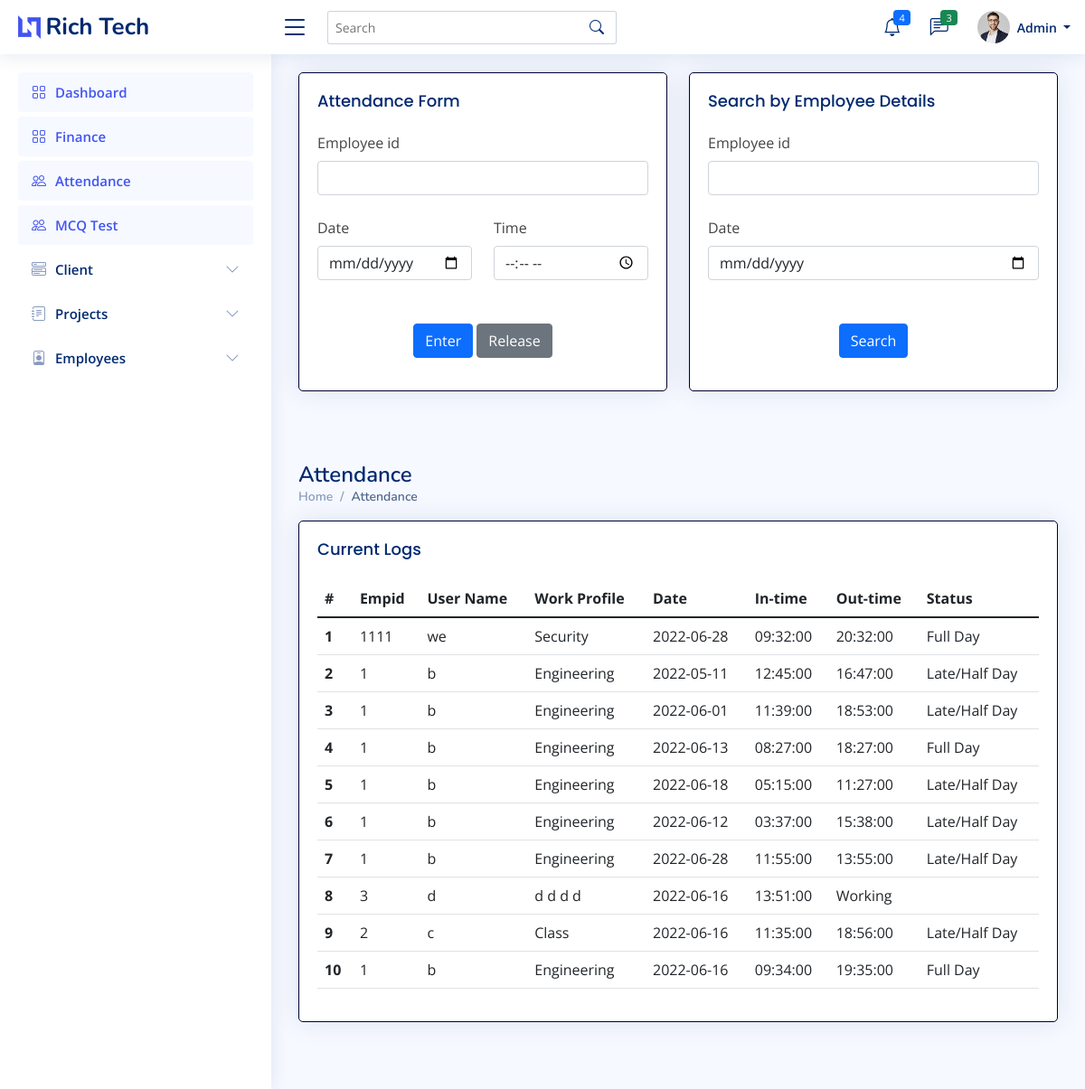
Screenshot of /admin/attendance.php (signed in) with the database file from the repository.
### tables this page shows
CREATE TABLE `attendancet` (
  `Id` int(7) NOT NULL,
  `uname` varchar(255) NOT NULL,
  `empid` varchar(255) NOT NULL,
  `ddate` date NOT NULL,
  `intime` time NOT NULL,
  `outtime` time DEFAULT NULL,
  `fullday` text DEFAULT NULL
);

CREATE TABLE `empt` (
  `Id` int(7) NOT NULL,
  `uname` varchar(255) NOT NULL,
  `empid` varchar(255) NOT NULL,
  `ename` varchar(255) NOT NULL,
  `deptname` varchar(255) NOT NULL,
  `email` varchar(255) NOT NULL,
  `mobile` varchar(14) NOT NULL,
  `dob` datetime NOT NULL,
  `eaddress` varchar(255) NOT NULL,
  `pphoto` longblob NOT NULL,
  `cv` longblob NOT NULL,
  `bio` longtext NOT NULL,
  `github` varchar(255) NOT NULL,
  `twitter` varchar(255) NOT NULL,
  `insta` varchar(255) NOT NULL,
  `linkedin` varchar(255) NOT NULL,
  `wstatus` varchar(20) NOT NULL
);

### admin/attendance.php (the view, shortened to what this page needs)
<?php
    if ($_SESSION['erole']=="admin"){
    ?>
<!DOCTYPE html>
<html lang="en">
    <head>
        <link href="../assets/vendor/bootstrap/css/bootstrap.min.css" rel="stylesheet">
        <link href="../assets/vendor/bootstrap-icons/bootstrap-icons.css" rel="stylesheet">
        <link href="../assets/vendor/boxicons/css/boxicons.min.css" rel="stylesheet">
        <link href="../assets/vendor/quill/quill.snow.css" rel="stylesheet">
        <link href="../assets/vendor/quill/quill.bubble.css" rel="stylesheet">
        <link href="../assets/vendor/remixicon/remixicon.css" rel="stylesheet">
        <link href="../assets/vendor/simple-datatables/style.css" rel="stylesheet">
        <link href="../assets/css/style.css" rel="stylesheet">
    </head>
    <body>
        <?php include 'imports/nav-admin.php'; ?>
        <main id="main" class="main">
            <div class="row">
            <div class="col-lg-6 col-md-6" style="float:left; width:50%;">
                <div class="card" >
                    <div class="card-body">
                        <h5 class="card-title">Attendance Form</h5>
                        <form class="row mb-3" method="POST" action="attendanceBackend.php">
                            <div class="col-12">
                                <label for="inputNanme4" class="form-label">Employee id</label>
                                <input type="text" class="form-control" id="empid" name="empid" required="">
                                <br />
                            </div>
                            <div class="col-md-6">
                                <label for="inputEmail4" class="form-label">Date</label>
                                <input type="date" class="form-control" id="date" name="date" placeholder="Date" required="">
                            </div>
                            <div class="col-md-6">
                                <label for="inputEmail4" class="form-label">Time</label>
                                <input type="time" class="form-control" id="time" name="time" placeholder="Time" required="">
                                <br />
                            </div>
                            <div class="text-center">
                                <br>
                                <button type="submit" name="intime" class="btn btn-primary">Enter</button>
                                <button type="submit" name="outtime" class="btn btn-secondary">Release</button>
                            </div>
                        </form>
                    </div>
                </div>
            </div>
            <div class="col-lg-6 col-md-6" style="float:right;">
                <div class="card">
                    <div class="card-body">
                        <h5 class="card-title">Search by Employee Details</h5>
                        <form class="row mb-3" action="" method="POST">
                            <div class="col-12">
                                <label for="inputNanme4" class="form-label">Employee id</label>
                                <input type="text" class="form-control" id="empid" name="empid" required="">
                                <br />
                            </div>
                            <div class="col-md-12">
                                <label for="inputEmail4" class="form-label">Date</label>
                                <input type="date" class="form-control" id="date" name="date" placeholder="Date">
                            </div>
                            <div class="text-center">
                                <button type="submit" name="searchattendance" class="btn btn-primary">Search</button>
                            </div>
                        </form>
                    </div>
                </div>
            </div>
            </div>
            <br>
            <br>
            <div class="pagetitle">
                <h1>Attendance</h1>
                <nav>
                    <ol class="breadcrumb">
                        <li class="breadcrumb-item"><a href="index.php">Home</a></li>
                        <li class="breadcrumb-item active">Attendance</li>
                    </ol>
                </nav>
            </div>
            <section class="section dashboard">
                <div class="row">
                    <div class="col-md-12">
                        <div class="card">
                            <div class="card-body">
                                <h5 class="card-title">Current Logs</h5>
                                <?php
                                    include '../imports/config.php';
                                    $conn=mysqli_connect($server_name,$username,$password,$database_name);
                                    if(isset($_POST['searchattendance']) ){
                                        $empid=$_POST['empid'];
                                        $date=$_POST['date'];
                                        if ($date !="") {
                                            $sql="SELECT * FROM attendancet WHERE empid='$empid' AND ddate='$date' ORDER BY Id DESC";
                                            $records=mysqli_query($conn,$sql);
                                        }else{
                                            $sql="SELECT * FROM attendancet WHERE empid='$empid' ORDER BY Id DESC";
                                            $records=mysqli_query($conn,$sql);
                                        }
                                        if(mysqli_num_rows($records)>0){
                                            $n=1;
                                            echo '<div class="table-responsive">';
                                            echo '<table class="table datatable">';
                                                echo '<thead class="thead-dark">';
                                                    echo '<tr>';
                                                    echo '<th scope="col">#</th>';
                                                    echo '<th scope="col">Empid</th>';
                                                    echo '<th scope="col">User Name</th>';
                                                    echo '<th scope="col">Work-Profile</th>';
                                                    echo '<th scope="col">Date</th>';
                                                    echo '<th scope="col">In-time</th>';
                                                    echo '<th scope="col">Out-time</th>';
                                                    echo '<th scope="col">Status</th>';
                                                    echo '</tr>';
                                                echo '</thead>';
                                                echo '<tbody>';
                                                while($data = mysqli_fetch_array($records)){
                                                    $empid=$data['empid'];
                                                    $ename=$data['uname'];
                                                    $ddate=$data['ddate'];
                                                    $mysql = "SELECT bio from empt where empid='$empid'";
                                                    $result2 = mysqli_query($conn, $mysql);
                                                    $row2 = mysqli_fetch_assoc($result2);
                                                    $bio = $row2['bio'];
                                                    $intime=$data['intime'];
                                                    $outtime=$data['outtime'];
                                                    if ($outtime=="") {
                                                        $outtime="Working";
                                                    }
                                                    $status=$data['fullday'];
                                                    if ($status=="True") {
                                                        $status="Full Day";
                                                    }
                                                    elseif ($status=="False" && $outtime=="Working") {
                                                        $status="";
                                                    }
                                                    else{
                                                        $status="Late/Half Day";
                                                    }
                                                    echo '<tr>
                                                            <th scope="row">'.$n.'</th>
                                                            <td>'.$empid.'</td>
                                                            <td>'.$ename.'</td>
                                                            <td>'.$bio.'</td>
                                                            <td>'.$ddate.'</td>
                                                            <td>'.$intime.'</td>
                                                            <td>'.$outtime.'</td>
                                                            <td>'.$status.'</td>
                                                            </tr>';
                                                    $n+=1;
                                                }
                                                echo '</tbody>
                                        </table>';
                                        echo '</div>';
                                        }
                                        else{
                                            echo "No data found";
                                        }
                                    }else{
                                        $sql_query = "SELECT * from attendancet ORDER BY Id DESC";
                                        $records = mysqli_query($conn, $sql_query);
                                        $n=1;
                                        echo '<div class="table-responsive">';
                                        echo '<table class="table datatable">';
                                            echo '<thead class="thead-dark">';
                                                echo '<tr>';
                                                echo '<th scope="col">#</th>';
                                                echo '<th scope="col">Empid</th>';
                                                echo '<th scope="col">User Name</th>';
                                                echo '<th scope="col">Work Profile</th>';
                                                echo '<th scope="col">Date</th>';
                                                echo '<th scope="col">In-time</th>';
                                                echo '<th scope="col">Out-time</th>';
                                                echo '<th scope="col">Status</th>';
                                                echo '</tr>';
                                            echo '</thead>';
                                            echo '<tbody>';
                                            while($data = mysqli_fetch_array($records)){
                                                $empid=$data['empid'];
                                                $ename=$data['uname'];
                                                $ddate=$data['ddate'];
                                                $mysql = "SELECT bio from empt where empid='$empid'";
                                                $result2 = mysqli_query($conn, $mysql);
                                                $row2 = mysqli_fetch_assoc($result2);
                                                $bio = $row2['bio'];
                                                $intime=$data['intime'];
                                                $outtime=$data['outtime'];
                                                if ($outtime=="") {
                                                    $outtime="Working";
                                                }
                                                $status=$data['fullday'];
                                                if ($status=="True") {
                                                    $status="Full Day";
                                                }
                                                elseif ($status=="False" && $outtime=="Working") {
                                                    $status="";
                                                }
                                                else{
                                                    $status="Late/Half Day";
                                                }
                                                echo '<tr>
                                                        <th scope="row">'.$n.'</th>
                                                        <td>'.$empid.'</td>
                                                        <td>'.$ename.'</td>
                                                        <td>'.$bio.'</td>
                                                        <td>'.$ddate.'</td>
                                                        <td>'.$intime.'</td>
                                                        <td>'.$outtime.'</td>
                                                        <td>'.$status.'</td>
                                                        </tr>';
                                                $n+=1;
                                            }
                                            echo '</tbody>
                                            </table>';
                                            echo '</div>';
                                        }
                                    ?>
                            </div>
                        </div>
                    </div>
                </div>
            </section>
        </main>
    </body>
</html>
<?php
    }
    else{
    ob_start();
    header('Location: '.'../index.php');
    ob_end_flush();
    die();
    }
    ?>

### assets/css/style.css (style rules this page uses)
:root { scroll-behavior: smooth; }
body { font-family: "Open Sans", sans-serif; background: #f6f9ff; color: #444444; }
a { color: #4154f1; text-decoration: none; }
h1, h2, h3, h4, h5, h6 { font-family: "Nunito", sans-serif; }
#main { margin-top: 60px; padding: 20px 30px; transition: all 0.3s; }
.pagetitle { margin-bottom: 10px; }
.pagetitle h1 { font-size: 24px; margin-bottom: 0; font-weight: 600; color: #012970; }
.card { margin-bottom: 30px; border-width: 1px; border-color: #000033; border-radius: 5px; box-shadow: 0px 0 30px rgba(1, 41, 112, 0.1); }
.card-title { padding: 20px 0 15px 0; font-size: 18px; font-weight: 500; color: #012970; font-family: "Poppins", sans-serif; }
.card-body { padding: 0 20px 20px 20px; }
.breadcrumb { font-size: 14px; font-family: "Nunito", sans-serif; color: #899bbd; font-weight: 600; }
.breadcrumb a { color: #899bbd; transition: 0.3s; }
.breadcrumb .breadcrumb-item::before { color: #899bbd; }
.breadcrumb .active { color: #51678f; font-weight: 600; }
@media (min-width: 1200px) { #main, #footer { margin-left: 300px; } }

### rows the page displays
attendancet: empid "1111", uname "we", empt.bio "Security", ddate "2022-06-28", intime "09:32:00", outtime "20:32:00", fullday "Full Day"
attendancet: empid "1", uname "b", empt.bio "Engineering", ddate "2022-05-11", intime "12:45:00", outtime "16:47:00", status "Late/Half Day"
attendancet: empid "1", uname "b", empt.bio "Engineering", ddate "2022-06-01", intime "11:39:00", outtime "18:53:00", status "Late/Half Day"
attendancet: empid "1", uname "b", empt.bio "Engineering", ddate "2022-06-13", intime "08:27:00", outtime "18:27:00", fullday "Full Day"
attendancet: empid "1", uname "b", empt.bio "Engineering", ddate "2022-06-18", intime "05:15:00", outtime "11:27:00", status "Late/Half Day"
attendancet: empid "1", uname "b", empt.bio "Engineering", ddate "2022-06-12", intime "03:37:00", outtime "15:38:00", status "Late/Half Day"
attendancet: empid "1", uname "b", empt.bio "Engineering", ddate "2022-06-28", intime "11:55:00", outtime "13:55:00", status "Late/Half Day"
attendancet: empid "3", uname "d", empt.bio "d d d d", ddate "2022-06-16", intime "13:51:00", outtime "Working"
attendancet: empid "2", uname "c", empt.bio "Class", ddate "2022-06-16", intime "11:35:00", outtime "18:56:00", status "Late/Half Day"
attendancet: empid "1", uname "b", empt.bio "Engineering", ddate "2022-06-16", intime "09:34:00", outtime "19:35:00", fullday "Full Day"
